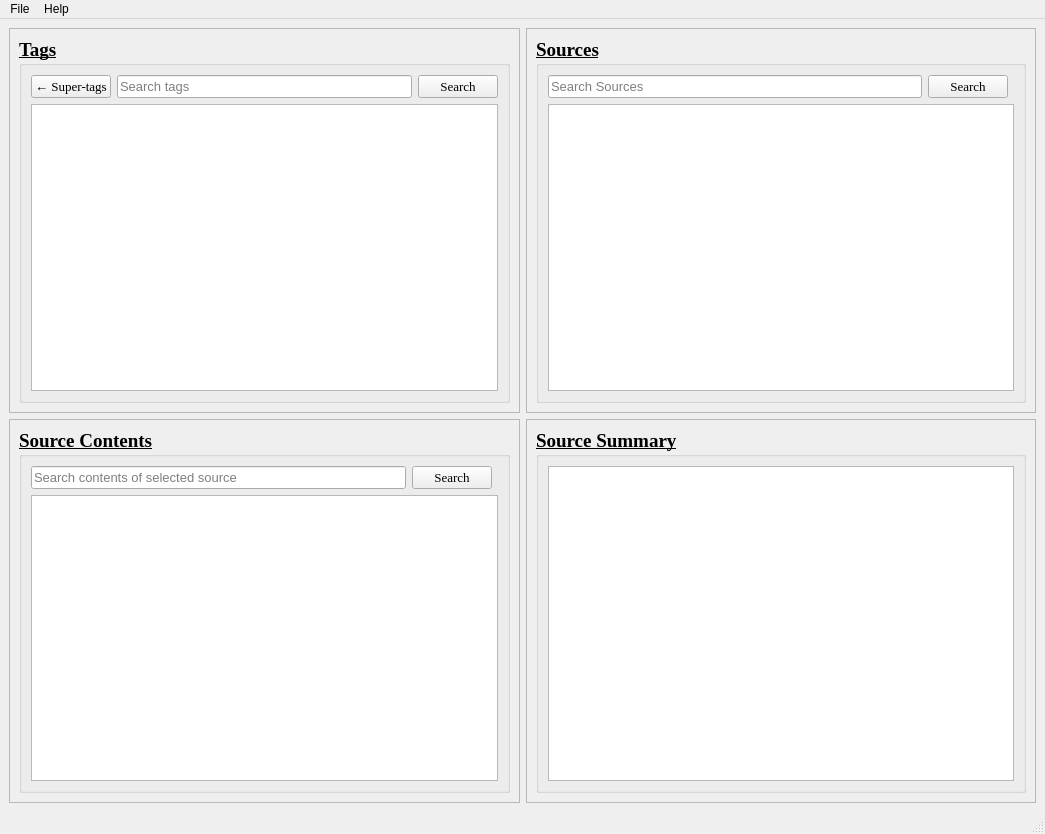
<?xml version="1.0" encoding="UTF-8"?>
<ui version="4.0">
 <class>sourceConnectMainWindow</class>
 <widget class="QMainWindow" name="sourceConnectMainWindow">
  <property name="geometry">
   <rect>
    <x>0</x>
    <y>0</y>
    <width>1045</width>
    <height>834</height>
   </rect>
  </property>
  <property name="windowTitle">
   <string>SourceConnect</string>
  </property>
  <widget class="QWidget" name="centralwidget">
   <layout class="QGridLayout" name="gridLayout">
    <item row="2" column="0">
     <widget class="QFrame" name="sourceContentFrame">
      <property name="frameShape">
       <enum>QFrame::StyledPanel</enum>
      </property>
      <property name="frameShadow">
       <enum>QFrame::Raised</enum>
      </property>
      <layout class="QGridLayout" name="gridLayout_3">
       <item row="0" column="0">
        <widget class="QGroupBox" name="sourceContentBox">
         <property name="font">
          <font>
           <family>Times New Roman</family>
           <pointsize>14</pointsize>
           <weight>75</weight>
           <italic>false</italic>
           <bold>true</bold>
           <underline>true</underline>
           <strikeout>false</strikeout>
          </font>
         </property>
         <property name="title">
          <string>Source Contents</string>
         </property>
         <property name="flat">
          <bool>false</bool>
         </property>
         <property name="checkable">
          <bool>false</bool>
         </property>
         <layout class="QGridLayout" name="gridLayout_9">
          <item row="0" column="0">
           <widget class="QLineEdit" name="sourceContentLineEdit">
            <property name="font">
             <font>
              <family>MS Shell Dlg 2</family>
              <pointsize>10</pointsize>
              <weight>50</weight>
              <bold>false</bold>
              <underline>false</underline>
             </font>
            </property>
            <property name="placeholderText">
             <string>Search contents of selected source</string>
            </property>
           </widget>
          </item>
          <item row="1" column="0" colspan="3">
           <widget class="QListWidget" name="sourceContentList">
            <property name="font">
             <font>
              <pointsize>10</pointsize>
             </font>
            </property>
           </widget>
          </item>
          <item row="0" column="1">
           <widget class="QPushButton" name="sourceContentSearchButton">
            <property name="font">
             <font>
              <pointsize>10</pointsize>
              <weight>50</weight>
              <bold>false</bold>
              <underline>false</underline>
             </font>
            </property>
            <property name="text">
             <string>Search</string>
            </property>
           </widget>
          </item>
         </layout>
        </widget>
       </item>
      </layout>
     </widget>
    </item>
    <item row="0" column="0">
     <widget class="QFrame" name="tagFrame">
      <property name="frameShape">
       <enum>QFrame::StyledPanel</enum>
      </property>
      <property name="frameShadow">
       <enum>QFrame::Raised</enum>
      </property>
      <layout class="QGridLayout" name="gridLayout_2">
       <item row="0" column="0">
        <widget class="QGroupBox" name="tagBox">
         <property name="font">
          <font>
           <family>Times New Roman</family>
           <pointsize>14</pointsize>
           <weight>75</weight>
           <italic>false</italic>
           <bold>true</bold>
           <underline>true</underline>
           <strikeout>false</strikeout>
          </font>
         </property>
         <property name="title">
          <string>Tags</string>
         </property>
         <property name="flat">
          <bool>false</bool>
         </property>
         <property name="checkable">
          <bool>false</bool>
         </property>
         <layout class="QGridLayout" name="gridLayout_8">
          <item row="0" column="1">
           <widget class="QLineEdit" name="tagLineEdit">
            <property name="font">
             <font>
              <family>MS Shell Dlg 2</family>
              <pointsize>10</pointsize>
              <weight>50</weight>
              <bold>false</bold>
              <underline>false</underline>
             </font>
            </property>
            <property name="placeholderText">
             <string>Search tags</string>
            </property>
           </widget>
          </item>
          <item row="0" column="2">
           <widget class="QPushButton" name="tagSearchButton">
            <property name="font">
             <font>
              <pointsize>10</pointsize>
              <weight>50</weight>
              <bold>false</bold>
              <underline>false</underline>
             </font>
            </property>
            <property name="text">
             <string>Search</string>
            </property>
           </widget>
          </item>
          <item row="0" column="0">
           <widget class="QPushButton" name="superTagButton">
            <property name="font">
             <font>
              <pointsize>10</pointsize>
              <weight>50</weight>
              <bold>false</bold>
              <underline>false</underline>
             </font>
            </property>
            <property name="toolTip">
             <string>All tags for which selections are subtags</string>
            </property>
            <property name="statusTip">
             <string/>
            </property>
            <property name="text">
             <string>← Super-tags</string>
            </property>
           </widget>
          </item>
          <item row="1" column="0" colspan="3">
           <widget class="QListWidget" name="tagListWidget">
            <property name="sizePolicy">
             <sizepolicy hsizetype="Expanding" vsizetype="Expanding">
              <horstretch>0</horstretch>
              <verstretch>0</verstretch>
             </sizepolicy>
            </property>
            <property name="font">
             <font>
              <pointsize>10</pointsize>
             </font>
            </property>
            <property name="toolTip">
             <string>Select to view sources. Double-click to view sub-tags.</string>
            </property>
           </widget>
          </item>
         </layout>
        </widget>
       </item>
      </layout>
     </widget>
    </item>
    <item row="0" column="1">
     <widget class="QFrame" name="sourcesFrame">
      <property name="frameShape">
       <enum>QFrame::StyledPanel</enum>
      </property>
      <property name="frameShadow">
       <enum>QFrame::Raised</enum>
      </property>
      <layout class="QGridLayout" name="gridLayout_5">
       <item row="0" column="0">
        <widget class="QGroupBox" name="sourcesBox">
         <property name="font">
          <font>
           <family>Times New Roman</family>
           <pointsize>14</pointsize>
           <weight>75</weight>
           <italic>false</italic>
           <bold>true</bold>
           <underline>true</underline>
           <strikeout>false</strikeout>
          </font>
         </property>
         <property name="title">
          <string>Sources</string>
         </property>
         <property name="flat">
          <bool>false</bool>
         </property>
         <property name="checkable">
          <bool>false</bool>
         </property>
         <layout class="QGridLayout" name="gridLayout_7">
          <item row="1" column="0" colspan="3">
           <widget class="QListWidget" name="sourcesList">
            <property name="font">
             <font>
              <pointsize>10</pointsize>
             </font>
            </property>
           </widget>
          </item>
          <item row="0" column="0">
           <widget class="QLineEdit" name="sourceLineEdit">
            <property name="font">
             <font>
              <family>MS Shell Dlg 2</family>
              <pointsize>10</pointsize>
              <weight>50</weight>
              <bold>false</bold>
              <underline>false</underline>
             </font>
            </property>
            <property name="placeholderText">
             <string>Search Sources</string>
            </property>
           </widget>
          </item>
          <item row="0" column="1">
           <widget class="QPushButton" name="sourcesSearchButton">
            <property name="font">
             <font>
              <pointsize>10</pointsize>
              <weight>50</weight>
              <bold>false</bold>
              <underline>false</underline>
             </font>
            </property>
            <property name="text">
             <string>Search</string>
            </property>
           </widget>
          </item>
         </layout>
        </widget>
       </item>
      </layout>
     </widget>
    </item>
    <item row="2" column="1">
     <widget class="QFrame" name="sourceSummaryFrame">
      <property name="frameShape">
       <enum>QFrame::StyledPanel</enum>
      </property>
      <property name="frameShadow">
       <enum>QFrame::Raised</enum>
      </property>
      <layout class="QGridLayout" name="gridLayout_4">
       <item row="0" column="0">
        <widget class="QGroupBox" name="SourceSummaryBox">
         <property name="font">
          <font>
           <family>Times New Roman</family>
           <pointsize>14</pointsize>
           <weight>75</weight>
           <italic>false</italic>
           <bold>true</bold>
           <underline>true</underline>
           <strikeout>false</strikeout>
          </font>
         </property>
         <property name="title">
          <string>Source Summary</string>
         </property>
         <property name="flat">
          <bool>false</bool>
         </property>
         <property name="checkable">
          <bool>false</bool>
         </property>
         <layout class="QGridLayout" name="gridLayout_6">
          <item row="0" column="0">
           <widget class="QTextBrowser" name="sourceTextBrowser">
            <property name="font">
             <font>
              <weight>50</weight>
              <bold>false</bold>
              <underline>false</underline>
             </font>
            </property>
           </widget>
          </item>
         </layout>
        </widget>
       </item>
      </layout>
     </widget>
    </item>
   </layout>
  </widget>
  <widget class="QMenuBar" name="menubar">
   <property name="geometry">
    <rect>
     <x>0</x>
     <y>0</y>
     <width>1045</width>
     <height>21</height>
    </rect>
   </property>
   <widget class="QMenu" name="fileMenu">
    <property name="title">
     <string>File</string>
    </property>
    <addaction name="addTagAction"/>
    <addaction name="addSourceAction"/>
    <addaction name="separator"/>
    <addaction name="newDatabaseAction"/>
    <addaction name="loadDatabaseAction"/>
    <addaction name="saveToDatabaseAction"/>
    <addaction name="saveAsNewDatabaseAction"/>
   </widget>
   <widget class="QMenu" name="helpMenu">
    <property name="title">
     <string>Help</string>
    </property>
    <addaction name="actionDocumentation"/>
   </widget>
   <addaction name="fileMenu"/>
   <addaction name="helpMenu"/>
  </widget>
  <widget class="QStatusBar" name="statusbar"/>
  <action name="addTagAction">
   <property name="text">
    <string>Add Tag</string>
   </property>
   <property name="shortcut">
    <string>Ctrl+T</string>
   </property>
  </action>
  <action name="addSourceAction">
   <property name="text">
    <string>Add Source</string>
   </property>
   <property name="shortcut">
    <string>Ctrl+S</string>
   </property>
  </action>
  <action name="loadDatabaseAction">
   <property name="text">
    <string>Load Database</string>
   </property>
   <property name="shortcut">
    <string>Ctrl+O</string>
   </property>
  </action>
  <action name="saveToDatabaseAction">
   <property name="text">
    <string>Save to Current Database</string>
   </property>
   <property name="shortcut">
    <string>Ctrl+Shift+S</string>
   </property>
   <property name="softKeyRole">
    <enum>QAction::SelectSoftKey</enum>
   </property>
   <property name="priority">
    <enum>QAction::NormalPriority</enum>
   </property>
  </action>
  <action name="actionDocumentation">
   <property name="text">
    <string>Documentation</string>
   </property>
   <property name="shortcut">
    <string>Ctrl+D</string>
   </property>
  </action>
  <action name="newDatabaseAction">
   <property name="text">
    <string>New Database</string>
   </property>
   <property name="shortcut">
    <string>Ctrl+N</string>
   </property>
  </action>
  <action name="saveAsNewDatabaseAction">
   <property name="text">
    <string>Save as New Database</string>
   </property>
   <property name="shortcut">
    <string>Ctrl+Shift+N</string>
   </property>
  </action>
 </widget>
 <resources/>
 <connections/>
</ui>
